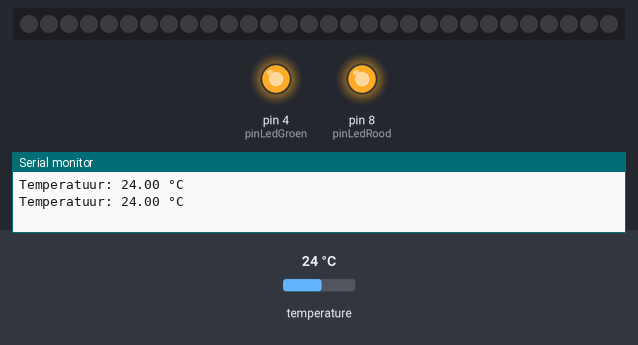
Bench run of a sketch on a simulated Arduino Uno, built with avr-gcc and run on an emulated ATmega328P. On the bench: 30 RGB LEDs in strip order, left to right, output pins drawn as LEDs (lit = HIGH), the last lines printed to the serial monitor. The inputs (shaded band) are chosen by the test bench; at power-on: temperature 24 °C. Pins used as bus, display or sensor lines are not drawn.

Above: at 6.3 s.
6.4 s: temperature set to 25.4 °C
At 8.8 s:
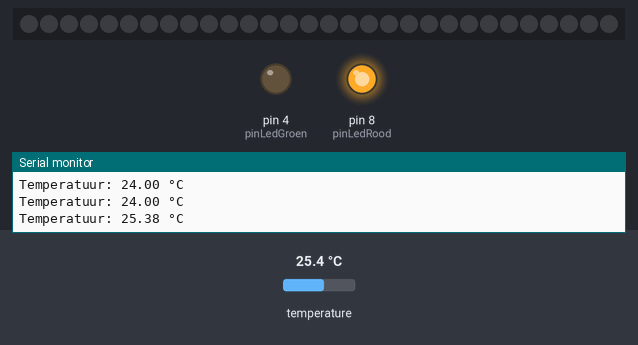
10.5 s: temperature set to 27.6 °C
14.6 s: temperature set to 28.6 °C
At 17.3 s:
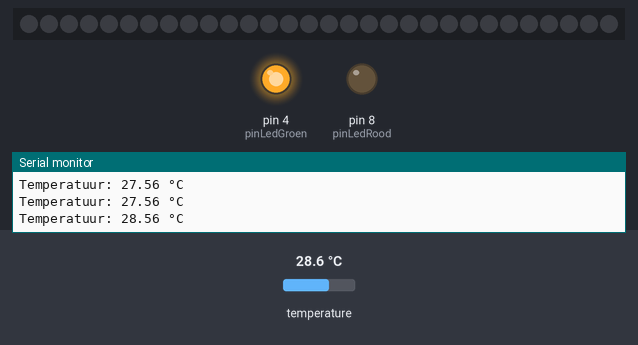
18.7 s: temperature set to 12 °C
At 20.5 s:
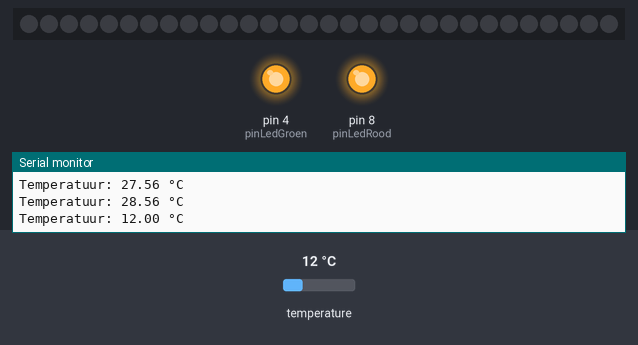
22.8 s: temperature set to 28 °C
At 25.8 s:
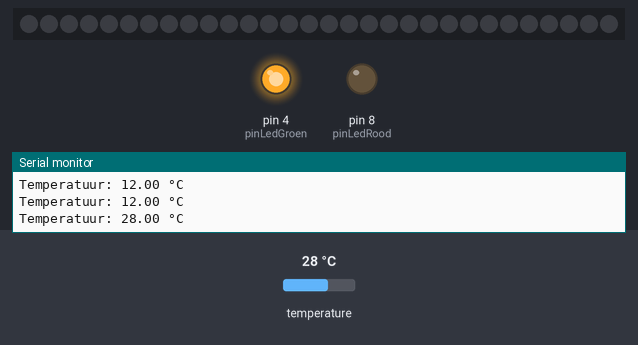
Timing chart, 0 to 27.3 s (numbered marks = the images above; inputs shaded):
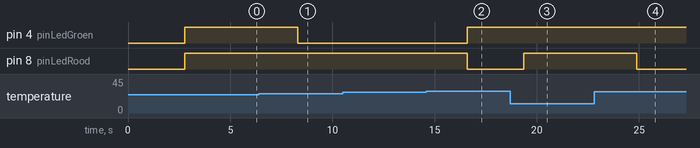

Measured:
- the behaviour switches between 24.9 and 25 °C on temperature (found by bisection; images 0 and 1)
- the behaviour switches between 27.9 and 28 °C on temperature (found by bisection; images 1 and 2)
- after the input at 6.4 s, pin 4 (pinLedGroen): HIGH → LOW after 1.9 s
- after the input at 14.6 s, pin 4 (pinLedGroen): LOW → HIGH after 2.0 s; pin 8 (pinLedRood): HIGH → LOW after 2.0 s
- after the input at 18.7 s, pin 8 (pinLedRood): LOW → HIGH after 0.67 s
- after the input at 22.8 s, pin 8 (pinLedRood): HIGH → LOW after 2.1 s

The sketch:

bo.ino
```cpp
#include <OneWire.h>
#include <DallasTemperature.h>
#include <Adafruit_NeoPixel.h>

#define ONE_WIRE_BUS 7  // Pin waar de sensor DS18B20 is verbonden
#define NUMPIXELS 30    // Aantal LEDs op de strip

OneWire oneWire(ONE_WIRE_BUS);
DallasTemperature sensors(&oneWire);
Adafruit_NeoPixel strip = Adafruit_NeoPixel(NUMPIXELS, 2, NEO_GRB + NEO_KHZ800);

const int pinLedBlauw = 2;       // Pin voor blauwe kleur
const int pinLedGroen = 4;       // Pin voor groene kleur
const int pinLedRood = 8;        // Pin voor rode kleur

void setup() {
  strip.begin();
  strip.show();  // Zet alle LEDs uit

  Serial.begin(115200);
  sensors.begin();
  pinMode(pinLedBlauw, OUTPUT);
  pinMode(pinLedGroen, OUTPUT);
  pinMode(pinLedRood, OUTPUT);
}

void loop() {
  delay(2000); // Wacht even tussen metingen

  sensors.requestTemperatures(); // Vraag de temperatuur op bij DS18B20
  float temperatuur = sensors.getTempCByIndex(0);

  if (temperatuur == -127.00) {
    Serial.println("Fout bij het lezen van de temperatuur. Controleer de verbindingen en de pull-up weerstand.");
    return;
  }

  char tempStr[6]; // Buffer om de temperatuur als string op te slaan
  dtostrf(temperatuur, 4, 2, tempStr); // Converteer float naar string met twee decimalen

  Serial.print("Temperatuur: ");
  Serial.print(tempStr);
  Serial.println(" °C");

  // Zet alle LEDs uit
  digitalWrite(pinLedBlauw, LOW);
  digitalWrite(pinLedGroen, LOW);
  digitalWrite(pinLedRood, LOW);

  // Activeer de blauwe LED (pin 2) onder de 25 graden
  if (temperatuur < 25) {
    digitalWrite(pinLedRood, HIGH);
    digitalWrite(pinLedGroen, HIGH);
  }
  // Activeer de groene LED (pin 4) tussen 25 en 28 graden
  else if (temperatuur >= 25 && temperatuur < 28) {
    digitalWrite(pinLedRood, HIGH);
    digitalWrite(pinLedBlauw, HIGH);
  }
  // Activeer de rode LED (pin 8) boven de 28 graden
  else {
    digitalWrite(pinLedGroen, HIGH);
    digitalWrite(pinLedBlauw, HIGH);
  }

  // Werk de kleur van de LED-strip bij op basis van de temperatuur
  colorTemperature(temperatuur);
}

// Functie om de temperatuur te vertalen naar een kleur en de LED-strip bij te werken
void colorTemperature(float temperature) {
  // Als je de kleur van de strip wilt aanpassen op basis van de temperatuur, kun je dat hier doen
  // Voorlopig schakelt de code alleen de blauwe, groene of rode LED in op basis van de temperatuur
}

// Functie om de LED-strip in te stellen op één kleur
void fillStripColor(uint32_t color) {
  for (int i = 0; i < strip.numPixels(); i++) {
    strip.setPixelColor(i, color);
  }
  strip.show();
}
```
